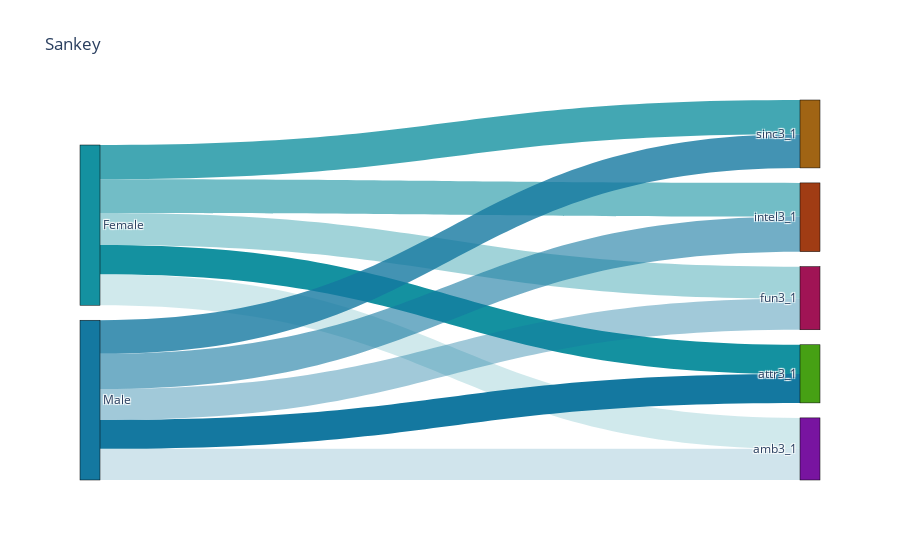

Notebook source saved alongside this figure:
### Code cell
# SANKEY DIAGRAM
fig = go.Figure(data=[go.Sankey(
    node = dict(
      pad = 15,
      thickness = 20,
      line = dict(color='black', width=0.5),
      label =  [val[0] for val in nodes_dict.values()],
      color =  [val[1] for val in nodes_dict.values()]
    ),
    link = dict(
        source = sankey['source'],
        target = sankey['target'],
        value = sankey['value'],
        color = sankey['link_colors'],
        label = sankey['link_label']
))])
fig.update_layout(title_text="Sankey")
fig.show()

### Figure 1 — Plotly figure (JSON) as saved in the notebook; plotly's stock layout.template omitted (floating-point values rounded to 4 significant figures)
{"data": [{"link": {"color": ["rgba(20, 145, 160, 1)", "rgba(20, 145, 160, 0.8)", "rgba(20, 145, 160, 0.6)", "rgba(20, 145, 160, 0.4)", "rgba(20, 145, 160, 0.2)", "rgba(20, 120, 160, 1)", "rgba(20, 120, 160, 0.8)", "rgba(20, 120, 160, 0.6)", "rgba(20, 120, 160, 0.4)", "rgba(20, 120, 160, 0.2)"], "label": [1941, 2270, 2223, 2117, 2045, 1903, 2221, 2322, 2057, 2062], "source": [0, 0, 0, 0, 0, 1, 1, 1, 1, 1], "target": [2, 3, 4, 5, 6, 2, 3, 4, 5, 6], "value": [1941, 2270, 2223, 2117, 2045, 1903, 2221, 2322, 2057, 2062]}, "node": {"color": ["rgba(20, 145, 160, 1)", "rgba(20, 120, 160, 1)", "rgba(70, 160, 20, 1)", "rgba(160, 100, 20, 1)", "rgba(160, 60, 20, 1)", "rgba(160, 20, 85, 1)", "rgba(120, 20, 160, 1)"], "label": ["Female", "Male", "attr3_1", "sinc3_1", "intel3_1", "fun3_1", "amb3_1"], "line": {"color": "black", "width": 0.5}, "pad": 15, "thickness": 20}, "type": "sankey"}], "layout": {"title": {"text": "Sankey"}}}
